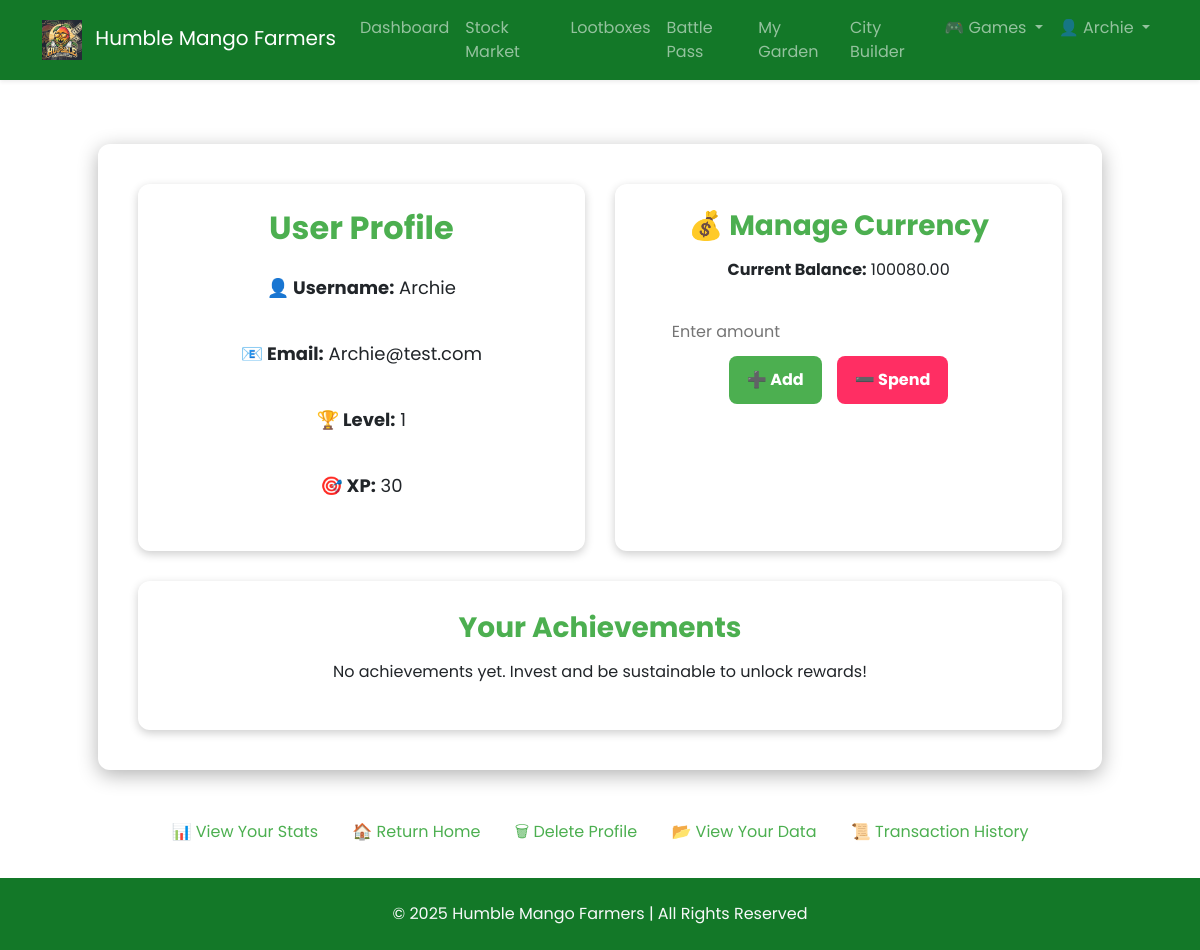
Page /users/profile/ (signed in) on the earlier database version.
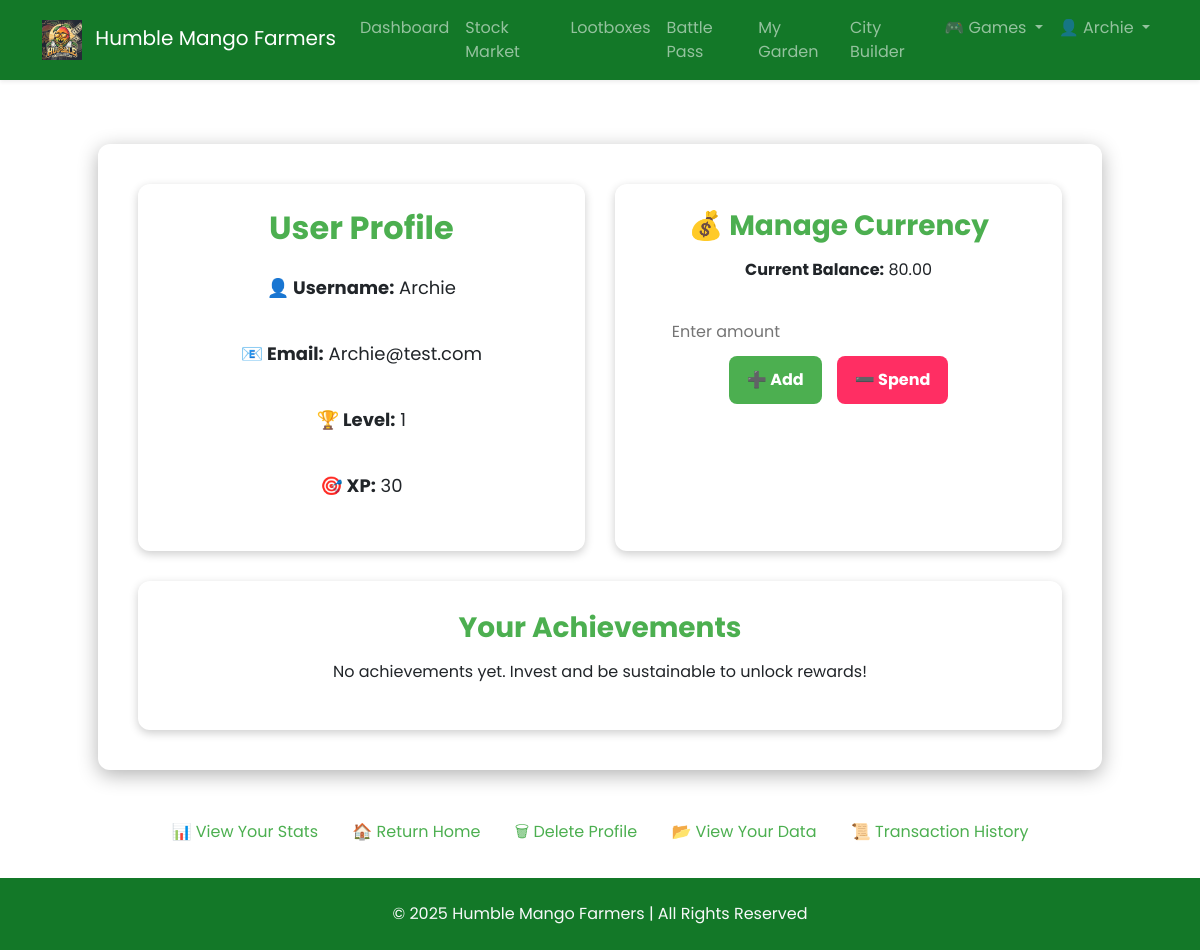
Same page on the later database version.
### apps/users/models.py (models this page shows, shortened)
class UserProfile(models.Model):
    user = models.OneToOneField(User, on_delete=models.CASCADE)
    tc_consent = models.BooleanField(default=False)
    consent_date = models.DateTimeField(auto_now_add=True)
    friends = models.ManyToManyField("self", symmetrical=False, blank=True)
    bingo_board = models.JSONField(default=list)
    total_crates_opened = models.PositiveIntegerField(default=0)
    total_garden_plants = models.PositiveIntegerField(default=0)
    most_used_garden_crop = models.CharField(max_length=50, blank=True)
    total_casino_games_played = models.PositiveIntegerField(default=0)
    total_casino_wagered = models.DecimalField(max_digits=12, decimal_places=2, default=Decimal('0.00'))
    total_casino_green_bets = models.PositiveIntegerField(default=0)
    total_casino_green_fund_donated = models.DecimalField(max_digits=12, decimal_places=2, default=Decimal('0.00'))
    total_casino_wins = models.PositiveIntegerField(default=0)
    total_items_crafted = models.PositiveIntegerField(default=0)
    rare_items_crafted = models.PositiveIntegerField(default=0)
    most_crafted_item = models.CharField(max_length=100, blank=True)
    climate_duels_played = models.PositiveIntegerField(default=0)
    climate_duels_won = models.PositiveIntegerField(default=0)
    climate_duel_eco_score = models.DecimalField(max_digits=12, decimal_places=2, default=Decimal('0.00'))
    currency_balance = models.DecimalField(max_digits=12, decimal_places=2, default=Decimal('0.00'))
    farm_currency = models.DecimalField(max_digits=12, decimal_places=2, default=Decimal('0.00'))
    total_experience = models.IntegerField(default=0)
    experience_points = models.IntegerField(default=0)
    level = models.IntegerField(default=1)

### apps/users/views.py (the view)
# urls.py: path("profile/", views.profile_view, name='profile'),
@login_required
def profile_view(request):
    user = request.user
    user_profile, created = UserProfile.objects.get_or_create(user=user)
    if request.method == 'POST':
        profile_form = ProfileUpdateForm(request.POST, instance=user)
        tc_form = TCConsentForm(request.POST, instance=user_profile)
        if profile_form.is_valid() and tc_form.is_valid():
            profile_form.save()
            tc_form.save()
            messages.success(request, "Your profile has been updated successfully.")
            return redirect('profile')
    else:
        profile_form = ProfileUpdateForm(instance=user)
        tc_form = TCConsentForm(instance=user_profile)
    return render(request, 'users/profile.html', {
        'profile_form': profile_form,
        'tc_form': tc_form,
        'currency_balance': user_profile.currency_balance  # Send balance to template
    })

### apps/users/forms.py
class ProfileUpdateForm(forms.ModelForm):
    class Meta:
        model = User
        fields = ['username', 'email']

class TCConsentForm(forms.ModelForm):
    class Meta:
        model = UserProfile
        fields = ['tc_consent']

### apps/casino/context_processors.py (called while the page is built)
def green_fund_context(request):
    from apps.casino.models import GreenFund  # Import inside the function
    fund, created = GreenFund.objects.get_or_create(id=1)
    return {"green_fund": fund}

### templates/users/profile.html (shortened to what this page needs)
{% extends "base.html" %}
{% block content %}
<div class="profile-container">
    <div class="profile-section">
        <h2>User Profile</h2>
        <div class="profile-info">
            <p><strong>👤 Username:</strong> {{ user.username }}</p>
            <p><strong>📧 Email:</strong> {{ user.email }}</p>
            <p><strong>🏆 Level:</strong> {{ user.userprofile.level }}</p>
            <p><strong>🎯 XP:</strong> {{ user.userprofile.experience_points }}</p>
        </div>
    </div>
    <div class="currency-section">
        <h3>💰 Manage Currency</h3>
        <p><strong>Current Balance:</strong> <span id="balance">{{ currency_balance }}</span></p>
        <input type="number" id="currency-amount" placeholder="Enter amount" step="0.01" min="0">
        <div class="currency-buttons">
            <button id="add-currency">➕ Add</button>
            <button id="spend-currency">➖ Spend</button>
        </div>
    </div>
    <div class="achievements-section full-width">
        <h3>Your Achievements</h3>
        {% if user.achievements.all %}
            {% for ua in user.achievements.all %}
                <div class="achievement-item">
                    <p><strong>🏅 {{ ua.achievement.name }}</strong></p>
                    <p>{{ ua.achievement.description }}</p>
                    <p><em>🏆 Awarded on: {{ ua.date_awarded|date:"M d, Y" }}</em></p>
                </div>
            {% endfor %}
        {% else %}
            <p>No achievements yet. Invest and be sustainable to unlock rewards!</p>
        {% endif %}
    </div>
</div>
<div class="nav-links">
    <a href="{% url 'users:my_stats' %}">📊 View Your Stats</a>
    <a href="{% url 'home' %}">🏠 Return Home</a>
    <a href="{% url 'users:delete_account' %}">🗑 Delete Profile</a>
    <a href="{% url 'users:user_data' %}">📂 View Your Data</a>
    <a href="{% url 'users:transaction_history' %}">📜 Transaction History</a>
</div>
{% endblock content %}

### templates/base.html (shortened to what this page needs)
<!DOCTYPE html>
<html lang="en">
<head>
    {% load static %}
    <link rel="stylesheet" href="https://cdn.jsdelivr.net/npm/bootstrap@5.3.0/dist/css/bootstrap.min.css">
    <link rel="stylesheet" href="{% static 'css/style.css' %}">
</head>
<body class="d-flex flex-column min-vh-100" style="font-family: 'Poppins', sans-serif;">
    <header>
      <nav class="navbar navbar-expand-lg navbar-dark bg-dark sticky-top shadow-sm">
          <div class="container">
              <a class="navbar-brand" href="{% url 'home' %}">
                  <img src="{% static 'images/HumbleMango.png' %}" alt="Logo" style="height: 40px; margin-right: 8px;">
                  Humble Mango Farmers
              </a>
              <div class="collapse navbar-collapse" id="navbarNav">
                  <ul class="navbar-nav ms-auto">
                      {% if user.is_authenticated %}
                          <li class="nav-item"><a class="nav-link" href="{% url 'users:dashboard' %}">Dashboard</a></li>
                      {% endif %}
                      <li class="nav-item"><a class="nav-link" href="{% url 'market:market_home' %}">Stock Market</a></li>
                      <li class="nav-item"><a class="nav-link" href="{% url 'crate_inventory' %}">Lootboxes</a></li>
                      <li class="nav-item"><a class="nav-link" href="{% url 'battlepass' %}">Battle Pass</a></li>
                      <li class="nav-item"><a class="nav-link" href="{% url 'garden_dashboard' %}">My Garden</a></li>
                      <li class="nav-item"><a class="nav-link" href="{% url 'city_dashboard' %}">City Builder</a></li>
                      <li class="nav-item dropdown">
                          <a class="nav-link dropdown-toggle" href="#" id="gamesDropdown" role="button" data-bs-toggle="dropdown" aria-expanded="false">
                              🎮 Games
                          </a>
                      </li>
                      {% if user.is_authenticated %}
                          <li class="nav-item dropdown">
                              <a class="nav-link dropdown-toggle" href="#" id="userDropdown" role="button" data-bs-toggle="dropdown" aria-expanded="false">
                                  👤 {{ user.username }}
                              </a>
                          </li>
                      {% else %}
                          <li class="nav-item"><a class="nav-link" href="{% url 'users:login' %}">Login</a></li>
                          <li class="nav-item"><a class="nav-link" href="{% url 'users:signup' %}">Sign Up</a></li>
                      {% endif %}
                  </ul>
              </div>
          </div>
      </nav>
    </header>
    <main class="flex-grow-1">
      <div class="container py-4">
          {% block content %}{% endblock %}
      </div>
    </main>
    <footer class="bg-dark text-light text-center py-4 mt-auto">
        <div class="container">
            <p class="mb-0">&copy; 2025 Humble Mango Farmers | All Rights Reserved</p>
        </div>
    </footer>
</body>
</html>

### static/css/style.css (style rules this page uses)
.navbar { background-color: #137828 !important; }
.footer, .bg-dark { background-color: #137828 !important; }

### static/css/variables.css (style rules this page uses)
:root { --rarity-common: #81C784; --rarity-uncommon: #4FC3F7; --rarity-rare: #FFF176; --rarity-epic: #F06292; --rarity-legendary: #FFB74D; }

### templates/users/profile.html (style rules this page uses)
.profile-container { display: grid; grid-template-columns: 1fr 1fr; grid-template-rows: auto auto; gap: 30px; width: 90%; max-width: 1200px; background: rgba(255, 255, 255, 0.1); backdrop-filter: blur(10px); padding: 40px; border-radius: 12px; box-shadow: 0 5px 20px rgba(0, 0, 0, 0.3); margin: 40px auto; }
.full-width { grid-column: span 2; }
.profile-section, .currency-section, .achievements-section { padding: 25px; background: rgba(255, 255, 255, 0.1); border-radius: 12px; text-align: center; box-shadow: 0 3px 10px rgba(0, 0, 0, 0.2); }
h2, h3 { color: #4CAF50; font-weight: bold; margin-bottom: 15px; }
.profile-info p { font-size: 18px; margin: 15px 0; padding: 12px; border-radius: 8px; background: rgba(255, 255, 255, 0.1); }
.currency-section input { width: 90%; padding: 12px; border-radius: 8px; border: none; font-size: 16px; margin-top: 10px; }
.currency-buttons { display: flex; justify-content: center; gap: 15px; }
.currency-buttons button { padding: 12px 18px; border-radius: 8px; font-weight: bold; transition: all 0.3s ease; border: none; font-size: 16px; }
#add-currency { background: #4CAF50; color: white; }
#spend-currency { background: #ff2e63; color: white; }
.achievements-section { padding: 30px; }
.nav-links { margin-top: 40px; text-align: center; }
.nav-links a { display: inline-block; margin: 10px 15px; color: #4CAF50; text-decoration: none; font-size: 16px; transition: color 0.3s ease; }

Differences in the rows shown:
changed UserProfile: currency_balance "100080.00" → "80.00"
